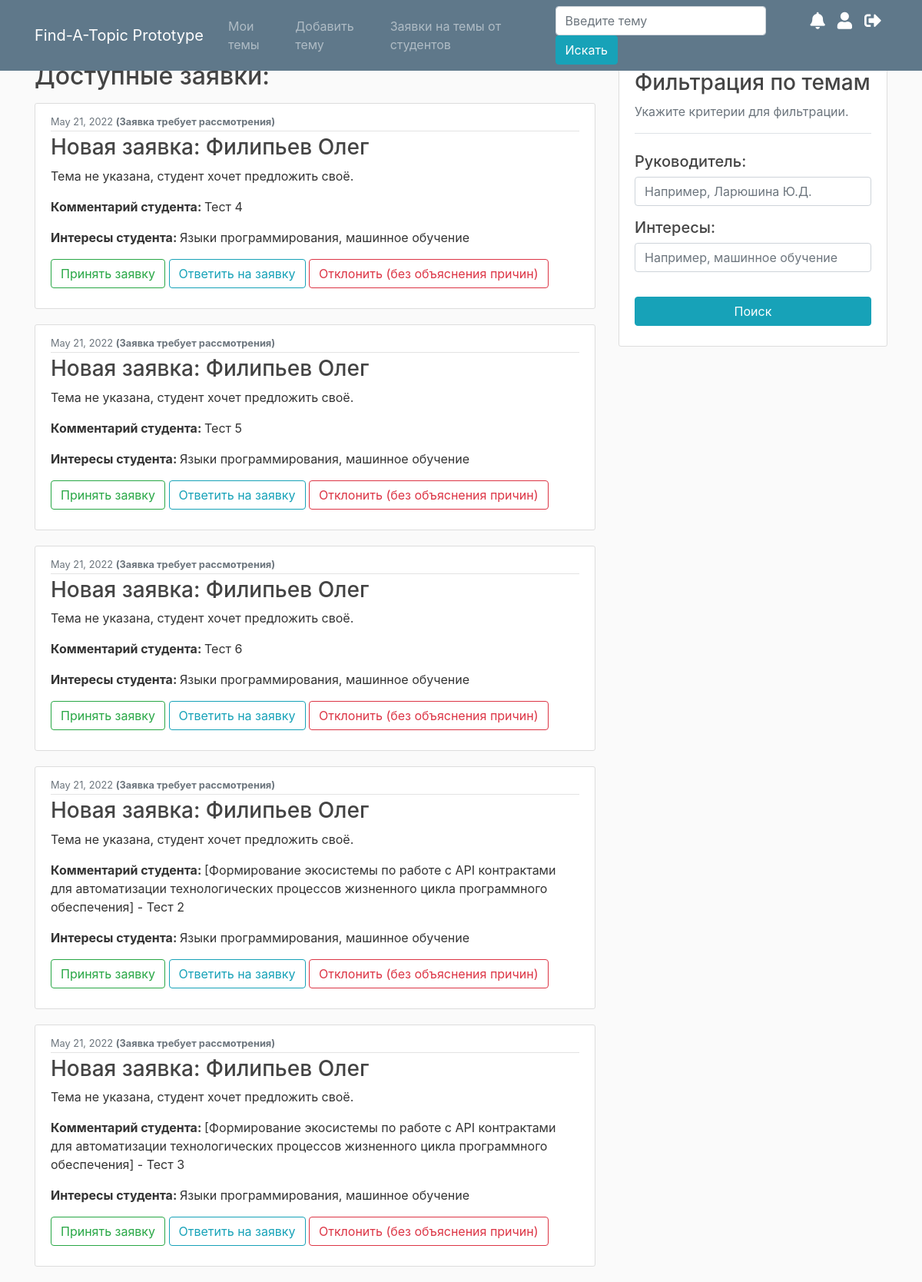
The page /student_requests/ (signed in) on the database its author committed.
### test_app/models.py (models this page shows, shortened)
class StudentRequestForTopic(models.Model):
    student = models.ForeignKey(User, on_delete=models.CASCADE)
    associatedTopic = models.ForeignKey(Topic, on_delete=models.CASCADE, default=0)
    receiver = models.CharField(max_length=200)
    description = models.TextField('Опишите, что Вы хотите предложить:')
    responded = models.BooleanField(default=False)
    responded_by_student = models.BooleanField(default=False)
    lecturer_answer = models.TextField(max_length=2000, default='')
    student_answer = models.TextField(max_length=2000, default='')
    declined = models.BooleanField(default=False)
    accepted = models.BooleanField(default=False)
    no_topic = models.BooleanField(default=False)
    date_created = models.DateTimeField(default=timezone.now)

### users/models.py (models this page shows, shortened)
class Profile(models.Model):
    user = models.OneToOneField(User, on_delete=models.CASCADE)
    image = models.ImageField(default='default.jpg',
                              upload_to='profile_pics')
    patronym = models.CharField(max_length=100, default='')
    is_lecturer = models.BooleanField(default=False)
    interests = models.TextField('Укажите свои интересы через запятую (например: машинное обучение, кибербезопасность)', default='')

### test_app/views.py (the view)
# urls.py: path('student_requests/', StudentRequestListView.as_view(), name='student-requests'),
class StudentRequestListView(LoginRequiredMixin, ListView):
    model = StudentRequestForTopic
    template_name = 'test_app/student_requests.html'
    context_object_name = 'requests'
    paginate_by = 10
    def get_queryset(self):
        return StudentRequestForTopic.objects.filter(receiver=self.request.user).order_by('date_created')

### test_app/templates/test_app/student_requests.html (shortened to what this page needs)
{% extends "test_app/base.html" %}
{% block content %}
    {% if page_obj.paginator.count == 0 %}
    <h1 class="mb-3">Заявки отсутствуют!</h1>
        <p>Все заявки на взаимодействие с Вами будут отображаться здесь.</p>
        <p>Возможно, Вы ещё не добавили ни одной темы? <a href="{% url 'topic-create' %}">Сделайте это здесь.</a></p>
    {% else %}
    <h2 class="mb-3">Доступные заявки:</h2>
    {% endif %}
    {% for request in requests %}
        {% if request.accepted %}
        {% else %}
            <article class="media content-section">
                <div class="media-body">
                    <div class="article-metadata">
                        <small class="text-muted">{{ request.date_created|date:"F d, Y" }} <b>{% if request.declined %}(Заявка отклонена без объяснения причин){% elif request.responded_by_student %}(Получен ответ от студента){% elif request.responded %}(Ответ по заявке отправлен. Ожидаем ответа студента){% else %}(Заявка требует рассмотрения){% endif %}</b></small>
                    </div>
                    <h3><a class="article-title">Новая заявка: {{ request.student.last_name }} {{ request.student.first_name }}</a></h3>
                    <p class="article-content">{% if request.no_topic %}Тема не указана, студент хочет предложить своё.{% else %}На тему: <a class="ml-0" href="{% url 'topic-detail' request.associatedTopic.id %}">{{ request.associatedTopic.name_russian }}</a>
                    {% endif %} <p></p>
                    <b>Комментарий студента: </b>{{ request.description }}</p>
                    {% if request.student.profile.interests %}
                        <b>Интересы студента: </b>{{ request.student.profile.interests }}</p>
                    {% endif %}
                {% if request.declined %} {% else %}
                    <a href="{% url 'request-accept' request.id %}">
                        <button class="btn btn-outline-success" type="button">Принять заявку</button>
                    </a>
                    {% if request.responded %}{% else %}
                    <a href="{% url 'request-response' request.id %}">
                        <button class="btn btn-outline-info" type="button">Ответить на заявку</button>
                    </a>
                    {% endif %}
                    <a href="{% url 'request-decline' request.id %}">
                        <button class="btn btn-outline-danger" type="button">Отклонить (без объяснения причин)</button>
                    </a>
                {% endif %}
                </div>
            </article>
        {% endif %}
    {% endfor %}
{% endblock content %}

### test_app/static/test_app/main.css (style rules this page uses)
body { background: #fafafa; color: #333333; margin-top: 5rem; }
h1, h2, h3, h4, h5, h6 { color: #444444; }
.content-section { background: #ffffff; padding: 10px 20px; border: 1px solid #dddddd; border-radius: 3px; margin-bottom: 20px; }
.article-title { color: #444444; }
.article-content { white-space: pre-line; }
.article-metadata { padding-bottom: 1px; margin-bottom: 4px; border-bottom: 1px solid #e3e3e3 }

### rows shown on the page
StudentRequestForTopic: date_created "May 21, 2022", declined "(Заявка требует рассмотрения)", student.last_name "Филипьев", student.first_name "Олег", shows "Тема не указана, студент хочет предложить своё.", description "Тест 4", student.profile.interests "Языки программирования, машинное обучение"
StudentRequestForTopic: date_created "May 21, 2022", declined "(Заявка требует рассмотрения)", student.last_name "Филипьев", student.first_name "Олег", shows "Тема не указана, студент хочет предложить своё.", description "Тест 5", student.profile.interests "Языки программирования, машинное обучение"
StudentRequestForTopic: date_created "May 21, 2022", declined "(Заявка требует рассмотрения)", student.last_name "Филипьев", student.first_name "Олег", shows "Тема не указана, студент хочет предложить своё.", description "Тест 6", student.profile.interests "Языки программирования, машинное обучение"
StudentRequestForTopic: date_created "May 21, 2022", declined "(Заявка требует рассмотрения)", student.last_name "Филипьев", student.first_name "Олег", shows "Тема не указана, студент хочет предложить своё.", description "[Формирование экосистемы по работе с API контрактами для автоматизации технологических процессов жизненного цикла программного обеспечения] - Тест 2", student.profile.interests "Языки программирования, машинное обучение"
StudentRequestForTopic: date_created "May 21, 2022", declined "(Заявка требует рассмотрения)", student.last_name "Филипьев", student.first_name "Олег", shows "Тема не указана, студент хочет предложить своё.", description "[Формирование экосистемы по работе с API контрактами для автоматизации технологических процессов жизненного цикла программного обеспечения] - Тест 3", student.profile.interests "Языки программирования, машинное обучение"
